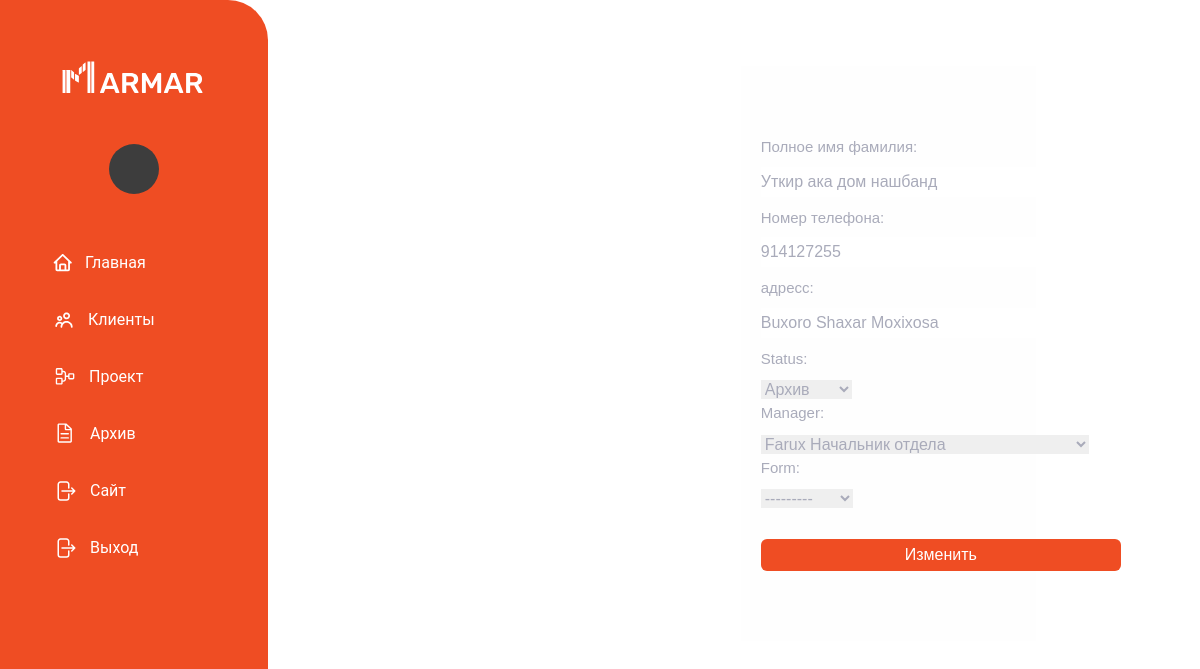
Page /crm/edit_client/1 on the committed database.
### crm/models.py (models this page shows, shortened)
class Clients(models.Model):
    full_name = models.CharField(max_length=120)
    phone = models.IntegerField(null=True)
    address = models.CharField(max_length=120, null=True)
    manager = models.ForeignKey(User, on_delete=models.CASCADE)
    status = models.CharField(max_length=120, choices=STATUS_CLIENT, default='Ожиданы', null=True)
    form = models.CharField(max_length=120, choices=FROM, null=True)

### crm/views.py (the view)
# urls.py: path('edit_client/<int:pk>', views.edit_client, name="edit_client_pk"),
def edit_client(request, pk):
    client = Clients.objects.get(id=pk)
    form = ClientForm(request.POST or None, instance=client)
    if form.is_valid() and request.method == 'POST':
        form.save()
        return redirect('clients')
    return render(request, 'edit_client.html',
                  {'form': form,
                   'pk': pk,
                   'client': client, })

### crm/forms.py
class ClientForm(forms.ModelForm):
    full_name = forms.CharField(label='Полное имя фамилия')
    phone = forms.IntegerField(label='Номер телефона')
    address = forms.CharField(label='адресс')
    manager = forms.SelectMultiple()
    status = forms.SelectMultiple()
    form = forms.SelectMultiple()
    class Meta:
        model = Clients
        fields = ('full_name', 'phone', 'address', 'status', 'manager', 'form')

### crm/models.py (called while the page is built)
    def __str__(self):
        return self.username + ' ' + self.role

### crm/templates/edit_client.html (shortened to what this page needs)
{% extends 'index.html' %}
{% load static %}
{% block content %}
    <section class="clients">
        <div class="clients-header">
            <div class="edit-content">
                <form action="" class="forms-clients" method="post">
                    {{ form }}
                    <button class="btn-form-clients" type="submit">Изменить</button>
                </form>
            </div>
        </div>
    </section>
{% endblock %}

### crm/static/style.css (style rules this page uses)
body { padding: 0; margin: 0; font-family: 'Roboto', sans-serif; color: #fff; font-size: 16px; }
* { box-sizing: border-box; }
.clients { padding-top: 50px; width: 75%; }
.clients-header { padding: 16px; align-items: center; display: flex; font-family: sans-serif; color: black; justify-content: space-between; }
.clients { margin-left: 309px; }
.edit-content { background-color: #fefefe; margin: auto; padding: 20px; width: 50%; }
.forms-clients { margin: auto; width: 360px; margin-top: 50px; color: #A9ABBA; }
.forms-clients input { height: 30px; margin-bottom: 10px; width: 100%; }
.forms-clients label { display: flex; margin-bottom: 8px; font-size: 15px; }
.btn-form-clients { width: 100%; height: 32px; margin-top: 28px; border: none; border-radius: 6px; background: #EF4D23; text-align: center; color: white; margin-bottom: 50px; }

### rows in the picture
Clients: full_name "Уткир ака дом нашбанд", phone "914127255", address "Buxoro Shaxar Moxixosa", status "Архив", manager "Farux Начальник отдела", form "---------"
